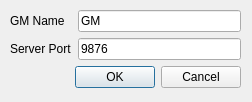
<?xml version="1.0" encoding="UTF-8"?>
<ui version="4.0">
 <class>StartServerDialog</class>
 <widget class="QDialog" name="StartServerDialog">
  <property name="geometry">
   <rect>
    <x>0</x>
    <y>0</y>
    <width>252</width>
    <height>102</height>
   </rect>
  </property>
  <property name="windowTitle">
   <string>Dialog</string>
  </property>
  <widget class="QWidget" name="formLayoutWidget">
   <property name="geometry">
    <rect>
     <x>10</x>
     <y>10</y>
     <width>231</width>
     <height>81</height>
    </rect>
   </property>
   <layout class="QFormLayout" name="formLayout">
    <item row="0" column="0">
     <widget class="QLabel" name="label">
      <property name="text">
       <string>GM Name</string>
      </property>
     </widget>
    </item>
    <item row="0" column="1">
     <widget class="QLineEdit" name="nameEdit">
      <property name="text">
       <string>GM</string>
      </property>
     </widget>
    </item>
    <item row="1" column="0">
     <widget class="QLabel" name="label_2">
      <property name="text">
       <string>Server Port</string>
      </property>
     </widget>
    </item>
    <item row="1" column="1">
     <widget class="QLineEdit" name="portEdit">
      <property name="text">
       <string>9876</string>
      </property>
     </widget>
    </item>
    <item row="2" column="0" colspan="2">
     <widget class="QDialogButtonBox" name="buttonBox">
      <property name="orientation">
       <enum>Qt::Horizontal</enum>
      </property>
      <property name="standardButtons">
       <set>QDialogButtonBox::Cancel|QDialogButtonBox::Ok</set>
      </property>
     </widget>
    </item>
   </layout>
  </widget>
 </widget>
 <resources/>
 <connections>
  <connection>
   <sender>buttonBox</sender>
   <signal>accepted()</signal>
   <receiver>StartServerDialog</receiver>
   <slot>accept()</slot>
   <hints>
    <hint type="sourcelabel">
     <x>248</x>
     <y>254</y>
    </hint>
    <hint type="destinationlabel">
     <x>157</x>
     <y>274</y>
    </hint>
   </hints>
  </connection>
  <connection>
   <sender>buttonBox</sender>
   <signal>rejected()</signal>
   <receiver>StartServerDialog</receiver>
   <slot>reject()</slot>
   <hints>
    <hint type="sourcelabel">
     <x>316</x>
     <y>260</y>
    </hint>
    <hint type="destinationlabel">
     <x>286</x>
     <y>274</y>
    </hint>
   </hints>
  </connection>
 </connections>
</ui>
